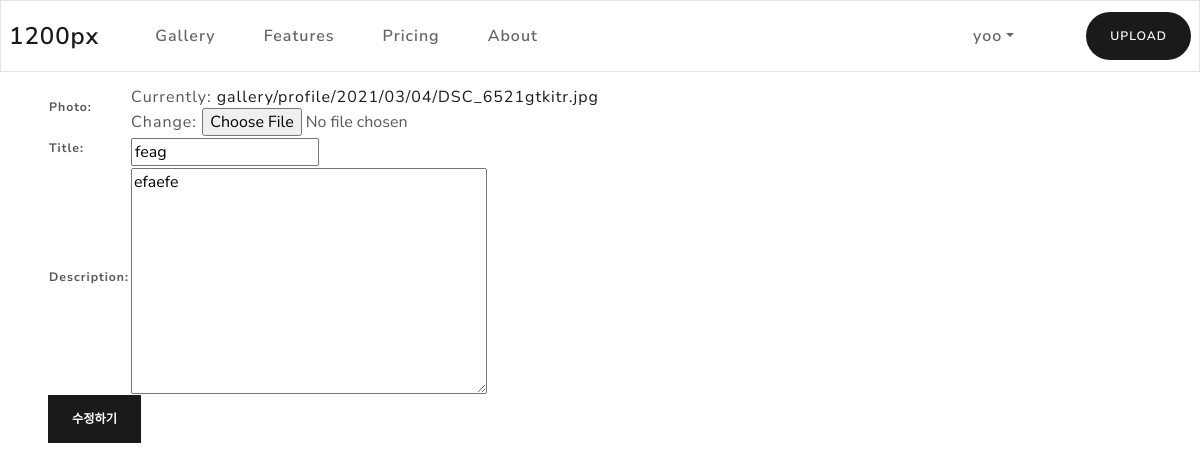
Page /gallery/25/update (signed in) on the committed database.
### users/models.py (models this page shows, shortened)
class User(AbstractBaseUser):
    email = models.EmailField(verbose_name='email',
                              max_length=255, unique=True)
    username = models.CharField(
        verbose_name='username', max_length=20, unique=True)
    date_joined = models.DateField(default=timezone.now)
    last_login = models.DateField(auto_now=True)
    following = models.ManyToManyField('self', symmetrical=False, related_name='followers')
    is_admin = models.BooleanField(default=False)
    is_active = models.BooleanField(default=True)
    objects = CustomUserManager()
    USERNAME_FIELD = 'email'
    REQUIRED_FIELDS = ['username', ]

### gallery/models.py (models this page shows, shortened)
class Photo(models.Model):
    user = models.ForeignKey(User, on_delete=models.CASCADE)
    title = models.CharField(max_length=100, verbose_name='title',blank=False)
    image = models.ImageField(upload_to=user_directory_path, verbose_name='photo', null=False)
    description = models.TextField(max_length=300, verbose_name='description', blank=True)
    date_posted = models.DateTimeField(auto_now_add = True)
    tags = TaggableManager(blank=True)
    likes = models.ManyToManyField(User, blank=True, default=None, related_name='likes')

### gallery/views.py (the view)
# urls.py: path('<int:pk>/update', views.PhotoUpdateView.as_view(), name='update'),
class PhotoUpdateView(OwnerOnlyMixin, UpdateView):
    model = Photo
    template_name = 'photo_update.html'
    fields = ['image','title','description']
    success_url = reverse_lazy('gallery:gallery')

### config/views.py (called while the page is built)
    def dispatch(self, request, *args, **kwargs):
        obj = self.get_object()
        if request.user == obj.user or request.user.is_admin:
            return super().dispatch(request, *args, **kwargs)
        else:
            return self.handle_no_permission()

### gallery/templates/photo_update.html (shortened to what this page needs)
{% extends "base.html" %}
{% block contents %}
<div class="mx-5">
    <form method="POST" enctype="multipart/form-data">
        <table>
            {{ form }}
        </table>
        <div>
            <button type="button submit" class="btn btn-primary">수정하기</button>
    </form>
</div>
{% endblock %}

### templates/base.html (shortened to what this page needs)
<html>
<head>
  <link rel="stylesheet" href="/static/bootstrap.min.css" />
</head>
<body>
  <nav class="navbar navbar-expand-lg navbar-light bg-light fixed-top">
    <a class="navbar-brand" href="#">1200px</a>
    <div class="collapse navbar-collapse" id="navbarColor03">
      <ul class="navbar-nav mr-auto ml-3">
        <li class="nav-item">
          <a class="nav-link" href="/gallery">Gallery
          </a>
        </li>
        <li class="nav-item">
          <a class="nav-link" href="#">Features</a>
        </li>
        <li class="nav-item">
          <a class="nav-link" href="#">Pricing</a>
        </li>
        <li class="nav-item">
          <a class="nav-link" href="#">About</a>
        </li>
      </ul>
      <ul class='navbar-nav ml-3'>
        {%if user.is_authenticated %}
        <li class="nav-item dropdown">
          <a class="nav-link dropdown-toggle" data-toggle="dropdown" href="#" role="button" aria-haspopup="true"
            aria-expanded="false">{{ user.username }}</a>
        <li class="nav-item ml-auto mr-auto">
          <a class="btn btn-primary rounded-pill" href="/gallery/upload"> UPLOAD </a>
        </li>
        </li>
        {% endif %}
      </ul>
    </div>
  </nav>
  <div class='mt-6'>
    {% block contents %}
    {% endblock %}
  </div>
</body>
</html>

### rows in the picture
User: username "yoo"
Photo: title "feag", description "efaefe"
